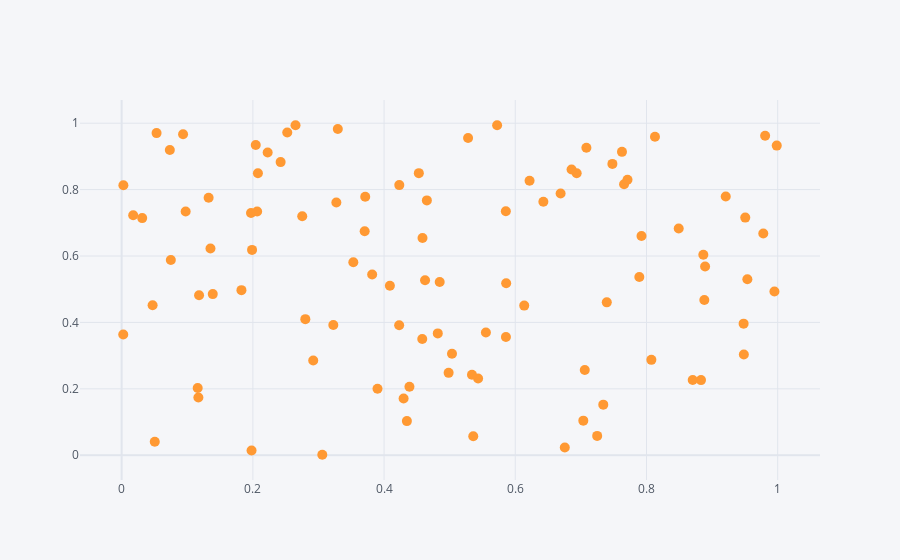

Write notebook code for a chart like this one.
### Code cell
random_df.iplot(kind='scatter',x='A',y='B',mode='markers',size=10)
